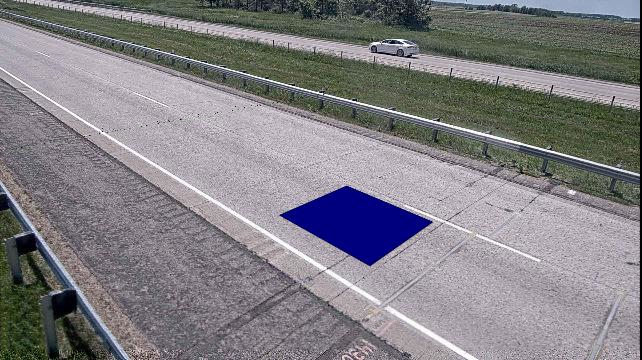
#> input picture road_titled.jpg, 642 x 360 px
$ python ManualSelection.py   (older library calls are emulated)
#> lines starting #> are read from the running program, lines starting #| are printed output that depends on the picture
import numpy as np
import cv2
import imutils
circlesPos=np.zeros((4,2),np.int) #4 position for the corners{ 2D }
index=0
def getMouseClick(event,x,y,flags,params): #fun to define Square Corners by Mouse
    global index
    if event == cv2.EVENT_LBUTTONDOWN and not index==4:
        circlesPos[index]= x,y
        print(circlesPos[index])
        createCircles(index)
        index=index+1

def createCircles(i): #create circle on the clicked point
    cv2.circle(image, (circlesPos[i][0], circlesPos[i][1]), 5, (0, 256, 450), cv2.FILLED)
def Prespective(): # will be called just in case we used MouseClick to define Square Corners
 while True:
  if index==4:
   cv2.imshow("Original", image)

   pts1=np.float32([circlesPos[0],circlesPos[1],circlesPos[2],circlesPos[3]])
   pts2 = np.float32([[250, 400], [325, 400], [325, 475], [250, 475]])
   matrix=cv2.getPerspectiveTransform(pts1,pts2)
   result=cv2.warpPerspective(image,matrix,(930,600))
   cv2.imwrite('birdsView_version2.jpg',result)
   cv2.imshow("Bird's Eye View", result)
   break

  cv2.imshow("Original", image)
  cv2.waitKey(1)
  cv2.setMouseCallback("Original", getMouseClick)
#***************** Main() **************************************
image = cv2.imread('road_titled.jpg')
#> image is the input picture: shape (360, 642, 3); mean B, G, R 131.9, 127.4, 129.5
image_cpy= cv2.imread('road_titled.jpg')
Original= cv2.imread('road_titled.jpg',0)
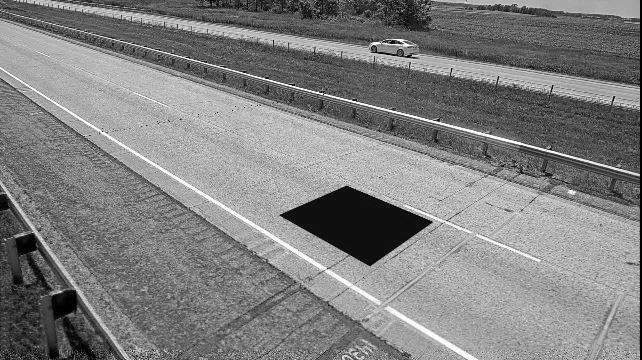
#> Original: shape (360, 642); min 0, max 255, mean 128.5
Prespective() #if you want to select the corners of the square manually

#  Details #
k=cv2.waitKey()
if k=='s':
    cv2.destroyAllWindows()
